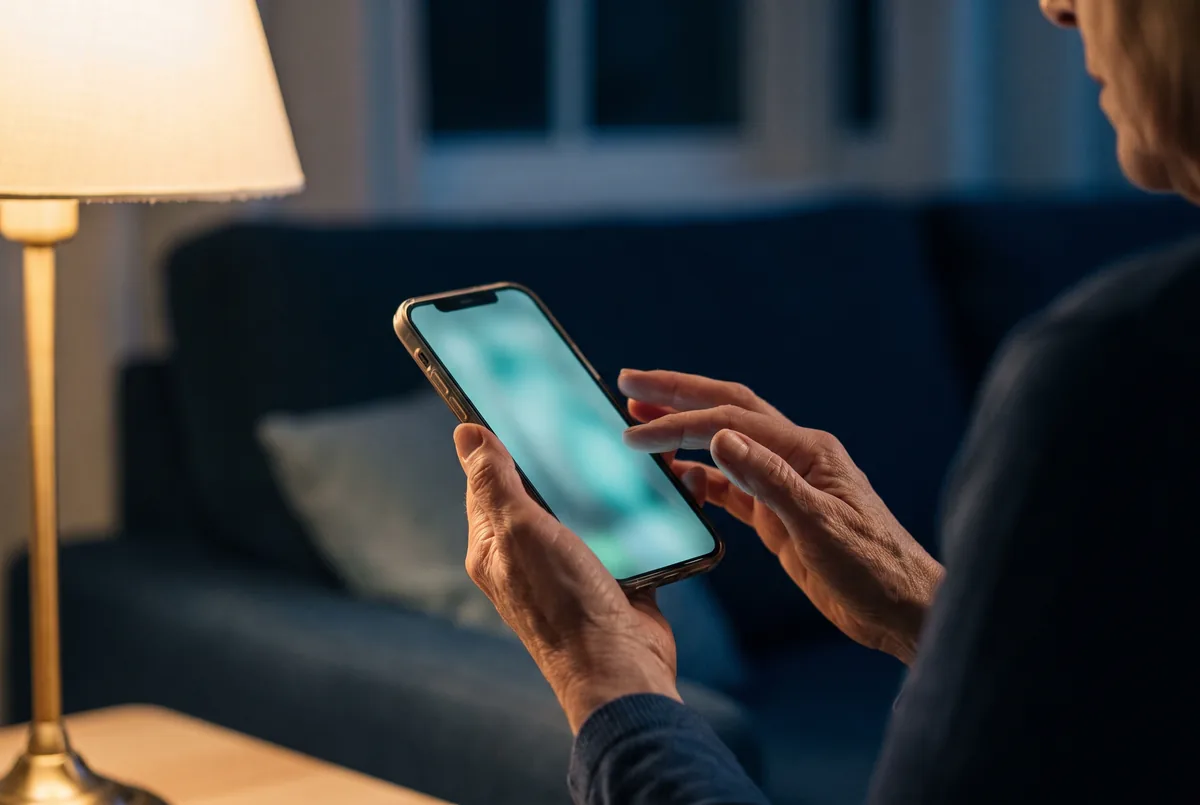
#> input picture scripts/assets/hero-plate.webp, 1200 x 805 px, found by its file name
$ python composite-hero-screen.py
#> lines starting #> are read from the running program, lines starting #| are printed output that depends on the picture; after the words box and inside, x2 and y2 are one past the last pixel; in counts of white or black regions, pixels touching at a corner belong together
# -*- coding: utf-8 -*-
"""
Put a clinic page on the phone in the hero.

The hero's job is to show what we make in the first second. A blurred teal
glow showed nothing. The screen now carries the illustrative clinic page in
scripts/assets/hero-screen-source.html: no real practice's name, number or
photograph, so a staged photograph never doubles as a record of something
that happened. The caption on the page labels it, and links to real work.

The screen is a quadrilateral in perspective, so the screenshot is warped onto
the measured corners. The composite is masked to the pixels that are actually
glowing screen, which means the fingers, the bezel and the highlight on the
frame all survive untouched without any hand-drawn matte.

Run from the repo root, after editing the source page or replacing the plate:
    node scripts/capture-hero-screen.mjs   # writes the screen frame
    python scripts/composite-hero-screen.py

The plate is kept outside src/assets so re-running never composites onto an
already-composited hero.
"""
import numpy as np
from PIL import Image, ImageFilter, ImageEnhance

PLATE = 'scripts/assets/hero-plate.webp'     # the untouched photograph
SHOT = 'scripts/assets/hero-screen.png'      # captured at the phone's screen aspect
OUT = 'src/assets/editorial/hero-patient-phone.webp'

# measured off the glow, corners in display order, then pushed out a few pixels
# so the warp covers the soft halo the old screen threw past its own edge
_Q = [(411, 312), (514, 290), (713, 547), (616, 578)]
_cx = sum(p[0] for p in _Q) / 4.0
_cy = sum(p[1] for p in _Q) / 4.0
QUAD = [(_cx + (x - _cx) * 1.035, _cy + (y - _cy) * 1.035) for x, y in _Q]


def coeffs(dst, src):
    """Perspective coefficients for PIL, which samples dst -> src."""
    m = []
    for (dx, dy), (sx, sy) in zip(dst, src):
        m.append([dx, dy, 1, 0, 0, 0, -sx * dx, -sx * dy])
        m.append([0, 0, 0, dx, dy, 1, -sy * dx, -sy * dy])
    A = np.array(m, dtype=float)
    b = np.array(src, dtype=float).reshape(8)
    return np.linalg.lstsq(A, b, rcond=None)[0]


hero = Image.open(PLATE).convert('RGB')
#> hero is the input picture: PIL image 1200x805 RGB; mean R, G, B 60.5, 62.4, 63
W, H = hero.size
#> W = 1200; H = 805
shot = Image.open(SHOT).convert('RGB')
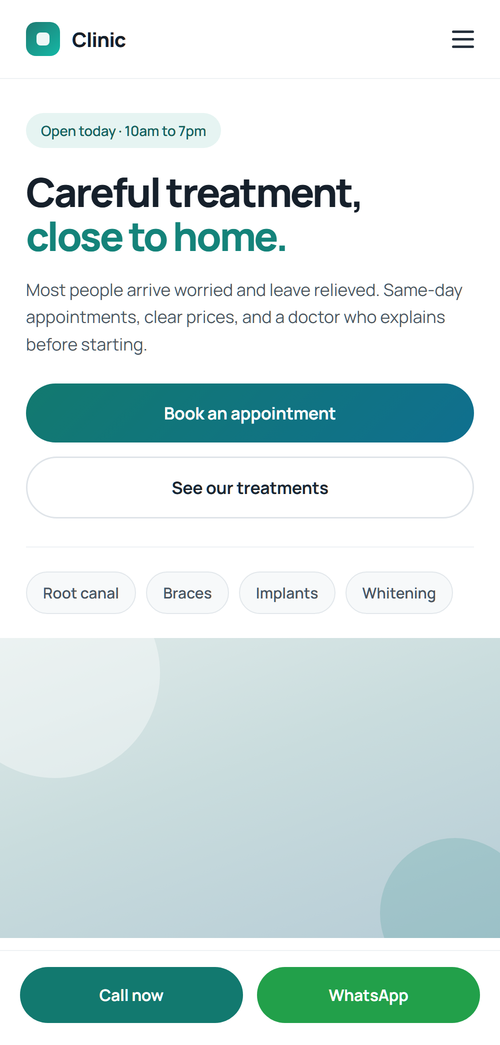
#> input picture scripts/assets/hero-screen.png, 500 x 1045 px, found by its file name
#> shot is the input picture: PIL image 500x1045 RGB; mean R, G, B 211.2, 227.8, 227.1

sw, sh = shot.size
#> sw = 500; sh = 1045

# lift contrast slightly: at hero size the screen is ~45px wide, and the button
# shapes are the only thing that will read
shot = ImageEnhance.Contrast(shot).enhance(1.12)

warped = shot.transform(
    (W, H),
    Image.PERSPECTIVE,
    coeffs(QUAD, [(0, 0), (sw, 0), (sw, sh), (0, sh)]),
    resample=Image.BICUBIC,
)

a = np.asarray(hero).astype(float)
w = np.asarray(warped).astype(float)

# --- mask: inside the quad, minus anything warm (fingers) -------------------
xs, ys = np.meshgrid(np.arange(W), np.arange(H))
inside = np.ones((H, W), bool)
for i in range(4):
    x0, y0 = QUAD[i]
    x1, y1 = QUAD[(i + 1) % 4]
    inside &= ((x1 - x0) * (ys - y0) - (y1 - y0) * (xs - x0)) >= 0
#> this loop made 4 passes
#> (x0, y0, x1, y1) on passes 1 to 4: (405.7, 307.8, 512.3, 285), (512.3, 285, 718.2, 551), (718.2, 551, 617.8, 583.1), (617.8, 583.1, 405.7, 307.8)
#> pass 1, `inside &= ((x1 - x0) * (ys - y0) - (y1 - y0) * (xs - x0)) >= 0`:
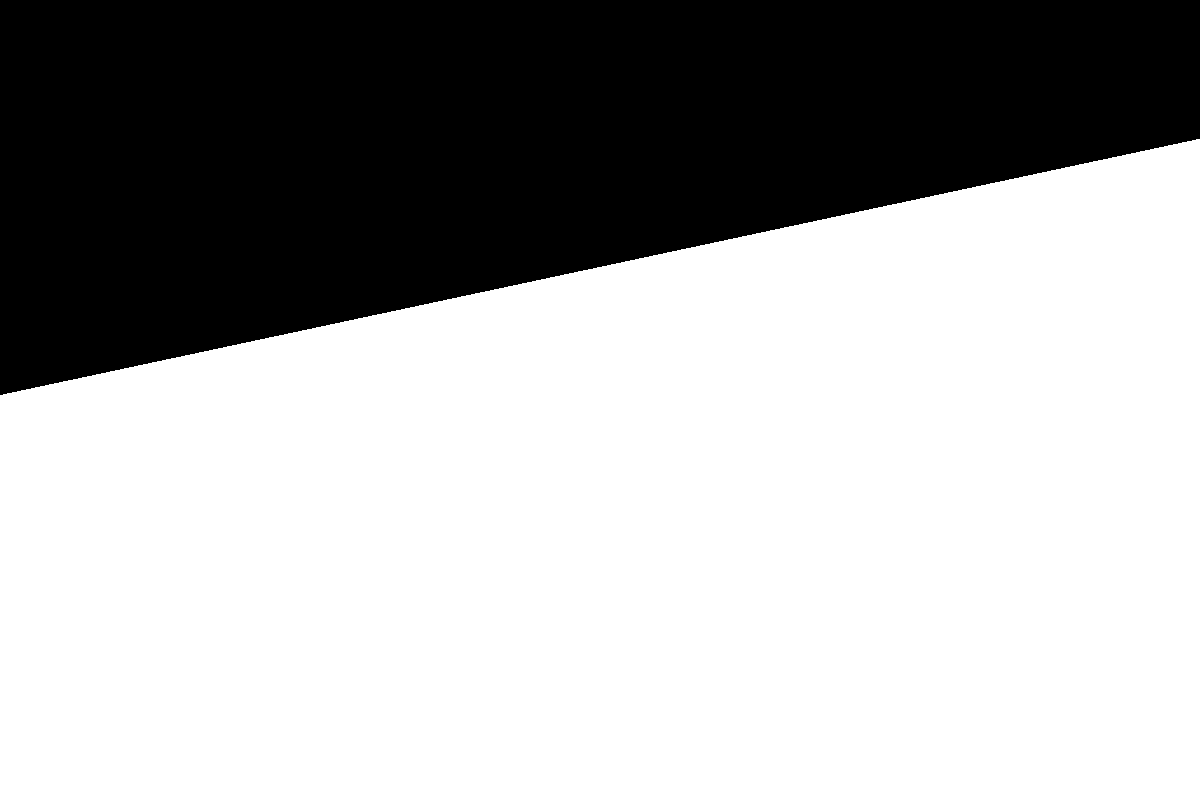
#> inside: shape (805, 1200) bool; 66.8% white; 1 black region, box (x1, y1, x2, y2) and area: (0, 0, 1200, 395) 320283
#> after the loop:
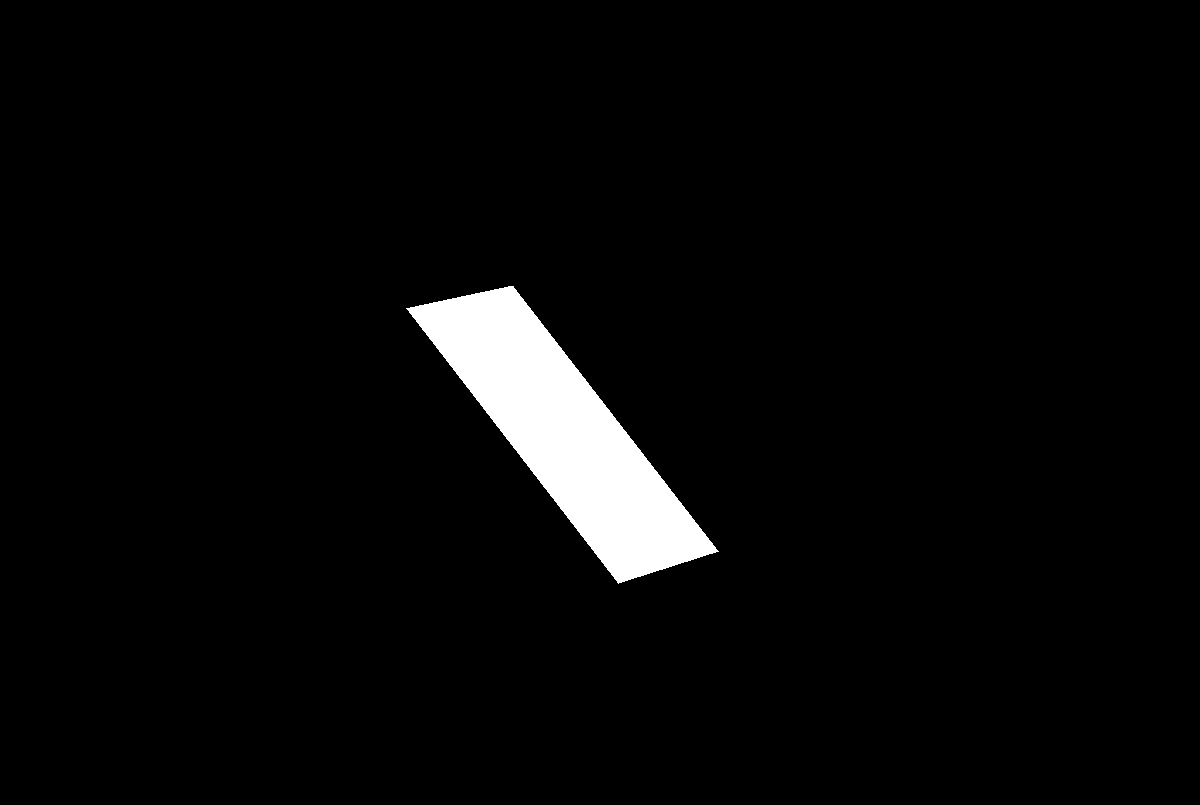
#> inside: shape (805, 1200) bool; 3.5% white; 1 white region, box (x1, y1, x2, y2) and area: (406, 286, 719, 584) 33749

R, G, B = a[:, :, 0], a[:, :, 1], a[:, :, 2]
skin = R > G + 16                     # lamp-warm fingertips crossing the screen
#> skin: shape (805, 1200) bool; 20.3% white; 33 white regions (22 under 20 px), largest, box (x1, y1, x2, y2) and area: (0, 0, 454, 805) 107308, (618, 368, 946, 664) 37294, (394, 282, 682, 737) 33322
mask = inside & ~skin
#> mask: shape (805, 1200) bool; 3.5% white; 1 white region, box (x1, y1, x2, y2) and area: (407, 286, 719, 583) 33732

m = Image.fromarray((mask * 255).astype(np.uint8))
m = m.filter(ImageFilter.MaxFilter(5))        # close pinholes in the matte
#> m: PIL image 1200x805 L; 3.7% white; 1 white region, box (x1, y1, x2, y2) and area: (405, 284, 721, 585) 36187
m = m.filter(ImageFilter.MinFilter(5))        # then take the dilation back off
#> m: PIL image 1200x805 L; 3.5% white; 1 white region, box (x1, y1, x2, y2) and area: (407, 286, 719, 583) 33735
m = Image.fromarray(
    np.where(np.asarray(m) & (inside * 255).astype(np.uint8), 255, 0).astype(np.uint8)
)
m = m.filter(ImageFilter.GaussianBlur(1.1))   # feather the join
mf = (np.asarray(m).astype(float) / 255.0)[:, :, None]

# --- grade the screen into the night scene ---------------------------------
# levels, not a mean scale: a lit phone screen at night keeps a near-white page
# and full-strength brand colour, and only the black text comes up off zero
w = 26.0 + (w / 255.0) * 224.0
w[:, :, 0] *= 0.98                    # a hair cool, matching the room
w[:, :, 2] *= 1.02

# the far end of the screen sits at a sharper angle and catches less light
ramp = np.clip((ys - 280) / 300.0, 0, 1)[:, :, None]
w *= 0.90 + 0.10 * ramp

out = a * (1 - mf) + np.clip(w, 0, 255) * mf

# The old screen bloomed teal onto the bezel and the fingertips, and that halo
# survives outside the quad, ringing the new screen in green. Nothing else in
# this room is teal (the couch is navy, the lamp is warm), so every pixel still
# leaning green can be pulled to neutral and read as the bloom off a white page.
oR, oG, oB = out[:, :, 0], out[:, :, 1], out[:, :, 2]
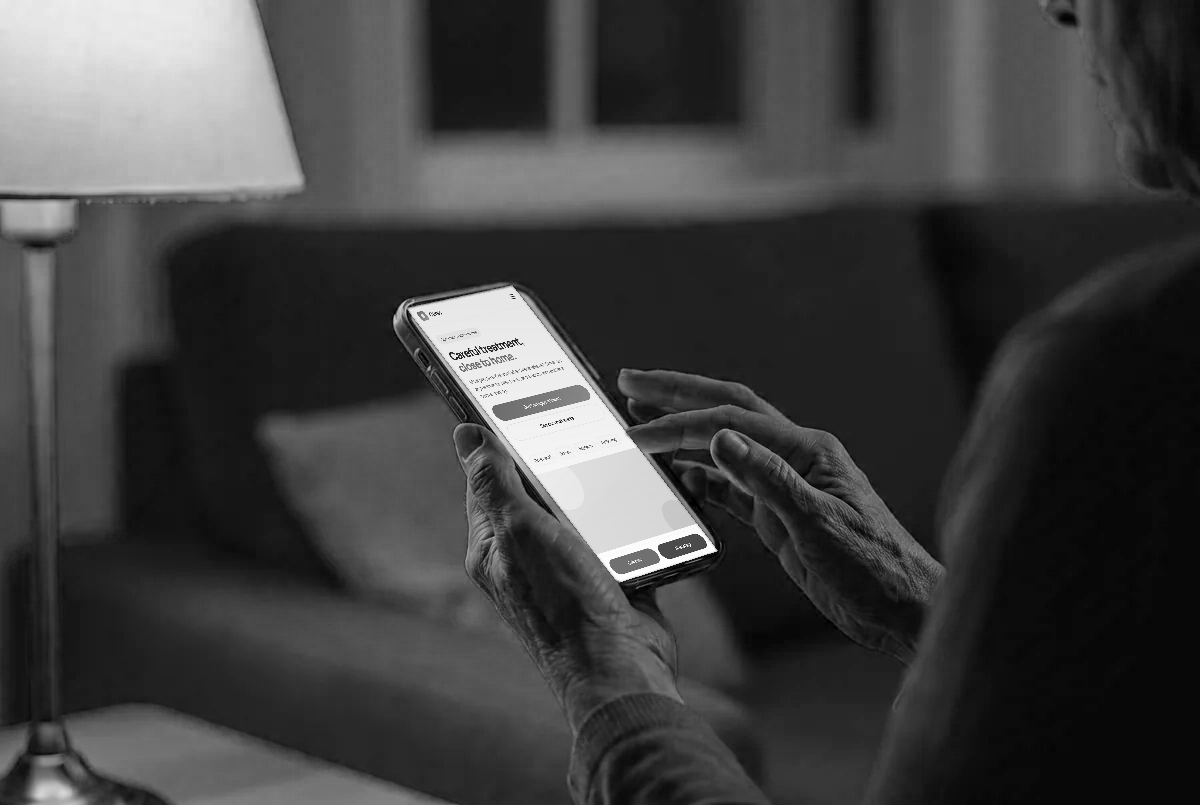
#> oB: shape (805, 1200) float64; min 0, max 254.8, mean 64.4
# only outside the new screen, or it would grey out the page's own green button
halo = (oG > oR + 10) & (oG >= oB - 6) & (mf[:, :, 0] < 0.5)
#> halo: shape (805, 1200) bool; 2.2% white; 344 white regions (233 under 20 px), largest, box (x1, y1, x2, y2) and area: (262, 310, 320, 419) 2822, (186, 590, 304, 659) 2412, (78, 554, 208, 640) 2312
k = np.clip((oG - oR - 10) / 40.0, 0, 1)[..., None] * halo[..., None]
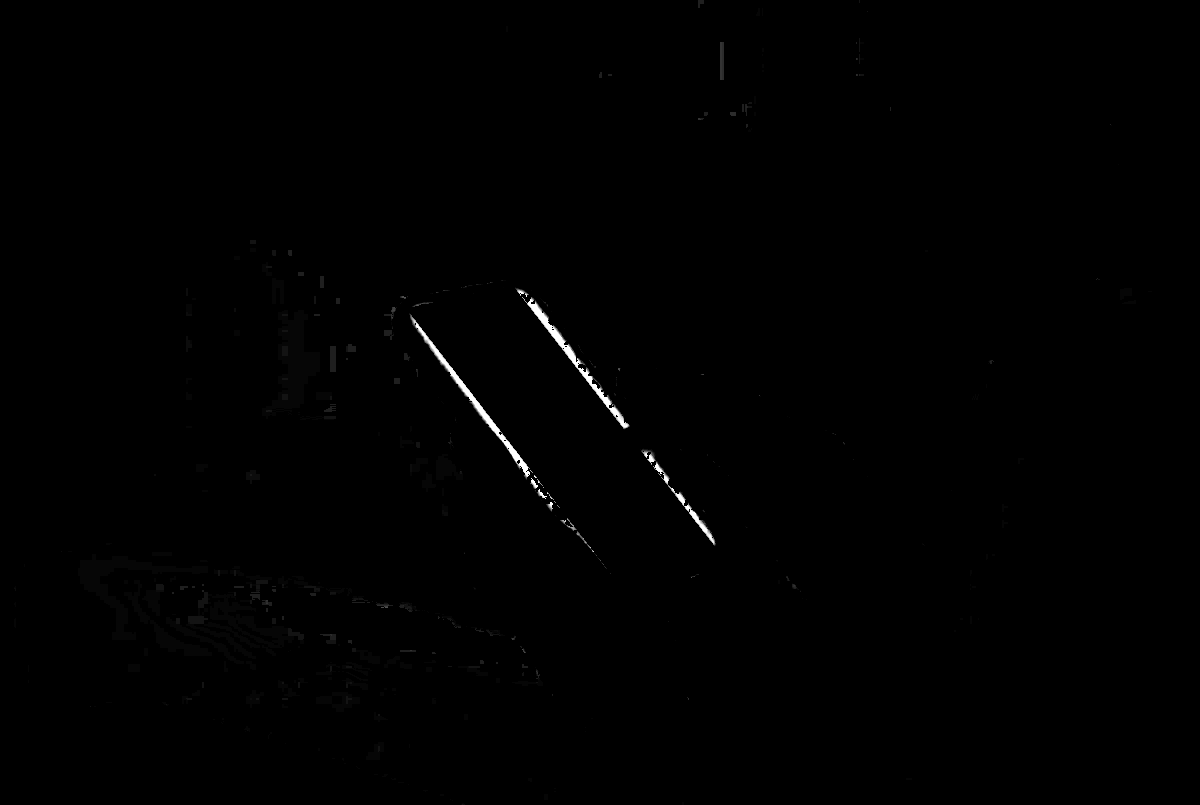
#> k: shape (805, 1200, 1) float64; min 0, max 1, mean 0.00341
lum = out.mean(axis=2, keepdims=True)
neutral = np.concatenate([lum * 0.99, lum, lum * 1.05], axis=2)
out = out * (1 - k) + neutral * k

res = Image.fromarray(np.clip(out, 0, 255).astype(np.uint8))

# the shot is razor sharp and the plate is not; take the edge off so the screen
# belongs to the same photograph
soft = res.filter(ImageFilter.GaussianBlur(0.8))
blend = Image.fromarray((np.asarray(m).astype(np.uint8)))
res = Image.composite(soft, res, blend.point(lambda v: int(v * 0.55)))

res.save(OUT, 'WEBP', quality=84, method=6)
print('wrote', OUT, res.size)
#| wrote src/assets/editorial/hero-patient-phone.webp (1200, 805)
